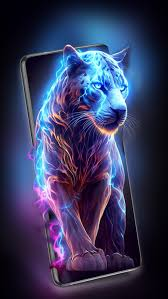
#> input picture images.jpg, 168 x 299 px
$ python dip2.py
#> lines starting #> are read from the running program, lines starting #| are printed output that depends on the picture
import numpy as np
import matplotlib.pyplot as plt
from PIL import Image

# Function to compute histogram of an image (grayscale or a single channel of RGB)
def compute_histogram(image):
    height, width = image.shape
    histogram = np.zeros(256, dtype=int)  # Create an array for pixel intensities (0-255)

    # Loop through the image and count the intensity occurrences
    for i in range(height):
        for j in range(width):
            intensity = image[i, j]
            histogram[intensity] += 1

    return histogram

# Load the image (RGB) and convert to grayscale
image = np.array(Image.open('images.jpg'))
#> image is the input picture: shape (299, 168, 3); mean R, G, B 54.4, 56.5, 90.4

# Convert to grayscale manually
def rgb_to_grayscale(image):
    height, width = image.shape[0], image.shape[1]
#> height = 299; width = 168
    grayscale_image = np.zeros((height, width), dtype=np.uint8)
    for i in range(height):
        for j in range(width):
            r, g, b = image[i, j]
            gray = int(0.2989 * r + 0.5870 * g + 0.1140 * b)
            grayscale_image[i, j] = gray
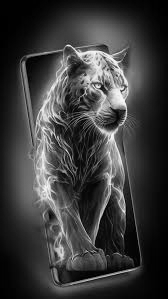
#> grayscale_image: shape (299, 168); min 0, max 251, mean 59.2
    return grayscale_image

# Convert to grayscale
grayscale_image = rgb_to_grayscale(image)

# Compute the histogram for the grayscale image
grayscale_histogram = compute_histogram(grayscale_image)
#> after the loop in compute_histogram, `for i in range(height):`: histogram = 256 values, max 1220 at index 1, min 0 at index 248, mean 196.2
#> grayscale_histogram has the same summary as histogram in compute_histogram

# Plot the histogram for grayscale image
plt.figure(figsize=(10, 5))
plt.title('Grayscale Histogram')
plt.xlabel('Pixel Intensity (0-255)')
plt.ylabel('Frequency')
plt.bar(range(256), grayscale_histogram, color='black')
plt.show()
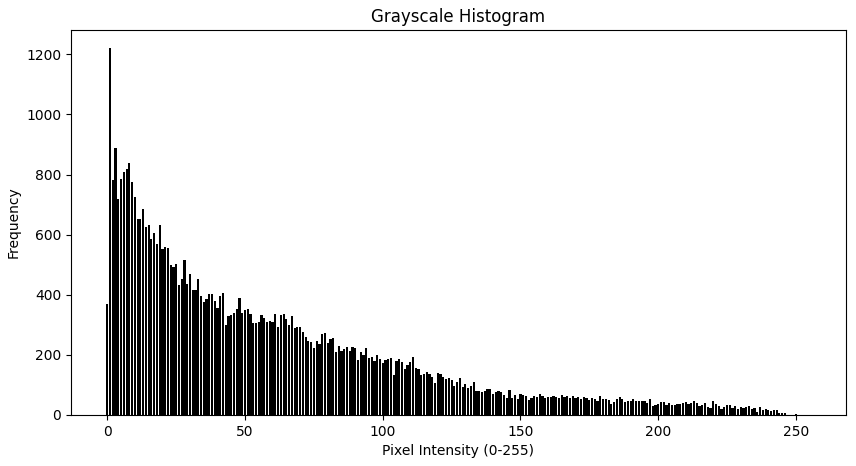
#> figure drawn by matplotlib, 1 panel; tallest bar 1220 high, from x = 0.6 to 1.4

# For RGB Image: Compute and plot histogram for each channel (R, G, B)
def compute_rgb_histogram(image):
    height, width, _ = image.shape
#> height = 299; width = 168
    red_histogram = np.zeros(256, dtype=int)
    green_histogram = np.zeros(256, dtype=int)
    blue_histogram = np.zeros(256, dtype=int)

    # Loop through image and compute histograms for each channel
    for i in range(height):
        for j in range(width):
            r, g, b = image[i, j]
            red_histogram[r] += 1
            green_histogram[g] += 1
            blue_histogram[b] += 1
#> after the loop, blue_histogram = 256 values, max 1399 at index 255, min 0 at index 1, mean 196.2; green_histogram = 256 values, max 2370 at index 0, min 15 at index 249, mean 196.2; red_histogram = 256 values, max 1016 at index 1, min 4 at index 251, mean 196.2

    return red_histogram, green_histogram, blue_histogram

# Compute RGB histograms
red_histogram, green_histogram, blue_histogram = compute_rgb_histogram(image)

# Plot RGB histograms
plt.figure(figsize=(15, 5))

# Red channel histogram
plt.subplot(1, 3, 1)
plt.title('Red Histogram')
plt.xlabel('Pixel Intensity (0-255)')
plt.ylabel('Frequency')
plt.bar(range(256), red_histogram, color='red')

# Green channel histogram
plt.subplot(1, 3, 2)
plt.title('Green Histogram')
plt.xlabel('Pixel Intensity (0-255)')
plt.ylabel('Frequency')
plt.bar(range(256), green_histogram, color='green')

# Blue channel histogram
plt.subplot(1, 3, 3)
plt.title('Blue Histogram')
plt.xlabel('Pixel Intensity (0-255)')
plt.ylabel('Frequency')
plt.bar(range(256), blue_histogram, color='blue')

plt.tight_layout()
plt.show()
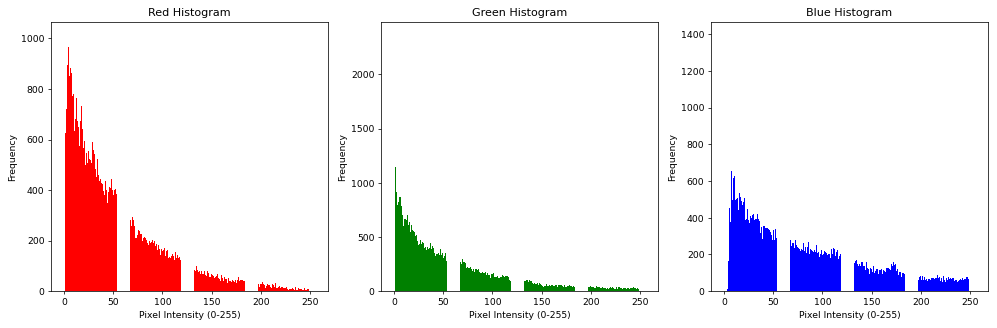
#> figure drawn by matplotlib, 3 panels; panel 1: tallest bar 1016 high, from x = 0.6 to 1.4; panel 2: tallest bar 2370 high, from x = -0.4 to 0.4; panel 3: tallest bar 1399 high, from x = 254.6 to 255.4
